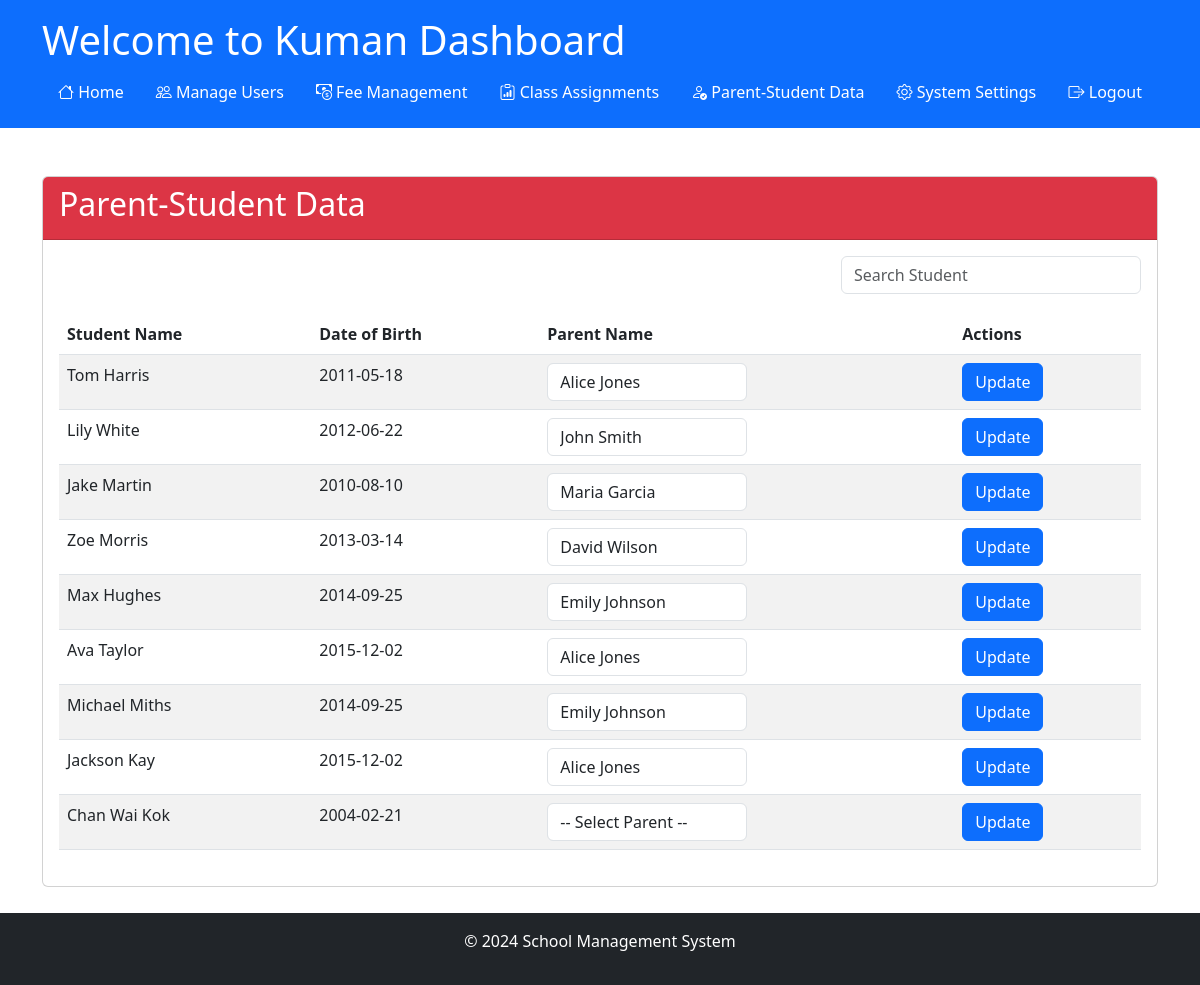
The page /admin/parent_student (signed in) on the database as committed earlier.
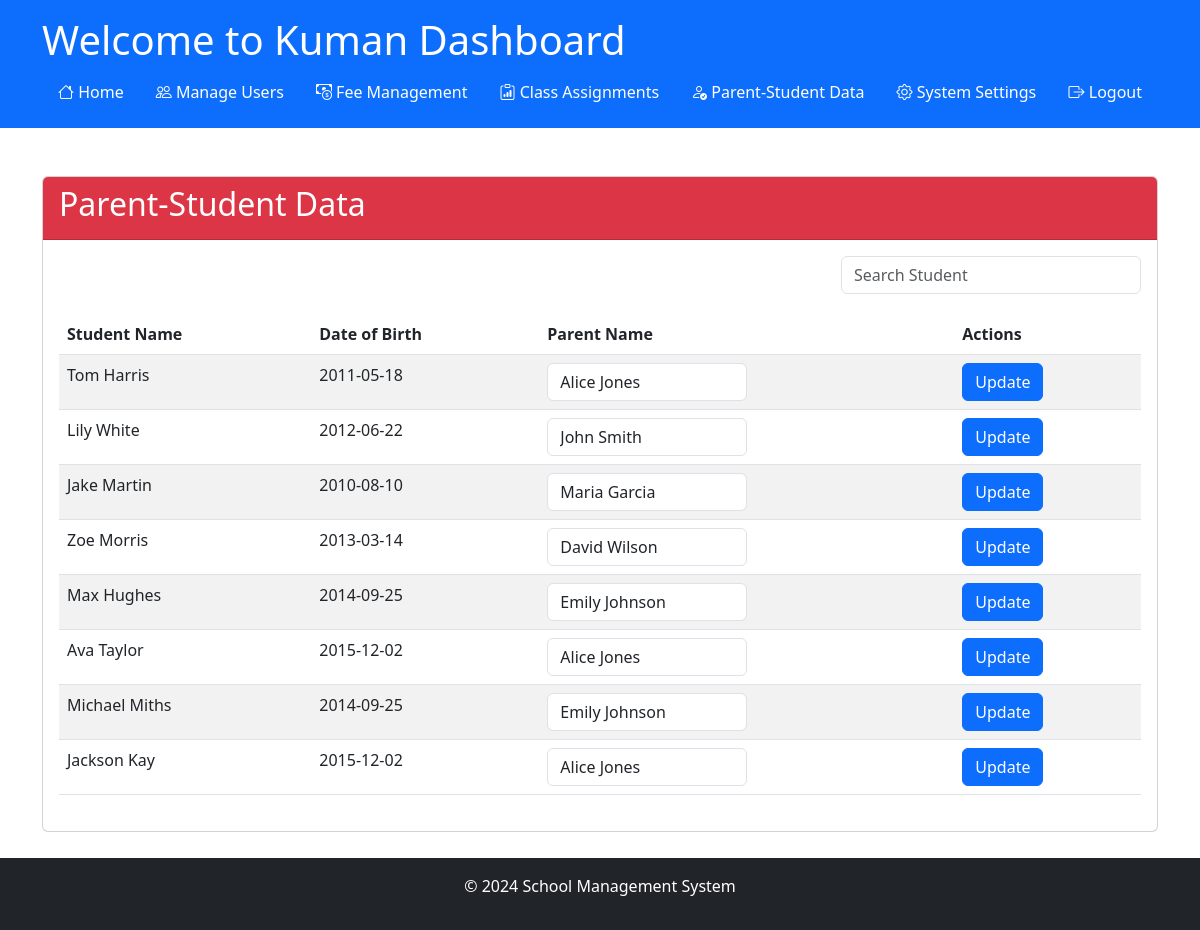
The same page on the database as committed later.
### app/models/models.py (models this page shows)
class User(UserMixin, db.Model):
    __tablename__ = 'User'
    id = db.Column('Id', db.String, primary_key=True, default=lambda: str(uuid.uuid4()))
    password = db.Column('Password', db.String, nullable=True)
    role_id = db.Column('RoleId', db.String, ForeignKey('Role.RoleId', ondelete='SET NULL'))
    email = db.Column('Email', db.String, nullable=False)
    first_name = db.Column('FirstName', db.String, nullable=False)
    last_name = db.Column('LastName', db.String, nullable=False)
    date_of_birth = db.Column('DateOfBirth', db.Date, nullable=False)
    role = relationship('Role', back_populates='users')
    parent_relations = relationship('ParentStudentRelation', back_populates='parent', foreign_keys='ParentStudentRelation.parent_id')
    student_relations = relationship('ParentStudentRelation', back_populates='student', foreign_keys='ParentStudentRelation.student_id')
    student_fees = relationship('StudentFeeAssignment', back_populates='student')
    class_assignments_teacher = relationship('ClassAssignment', back_populates='teacher', foreign_keys='ClassAssignment.teacher_id')
    class_assignments_student = relationship('ClassAssignment', back_populates='student', foreign_keys='ClassAssignment.student_id')
    messages_sent = relationship('Notification', back_populates='teacher', foreign_keys='Notification.teacher_id')
    messages_received = relationship('Notification', back_populates='student', foreign_keys='Notification.student_id')

### app/routes/admin/parent_student.py (the view, shortened to what this page needs)
@admin.route('/parent_student', methods=['GET', 'POST'])
@login_required
@role_required('1')  # Only accessible by Admin
def parent_student():
    parents = User.query.filter_by(role_id=3).all()  # Parents have role_id = 3
    students = User.query.filter_by(role_id=5).all()  # Students have role_id = 5
    parent_student_map = {
        relation.student_id: relation.parent_id
        for relation in ParentStudentRelation.query.all()
    }
    return render_template(
        'admin/parent_student.html',
        students=students,
        parents=parents,
        parent_student_map=parent_student_map,  # Provide the map for pre-selection
        app_name=app_name()
    )

### app/__init__.py (called while the page is built)
@login_manager.user_loader
def load_user(user_id):
    from .models.models import User
    return User.query.get(user_id)

### app/routes/routes.py (called while the page is built)
def app_name():
    app_name = "School Management System"
    with current_app.app_context():
        setting = Settings.query.filter_by(setting_key='school_name').first()
        if setting and setting.setting_value:
            app_name = setting.setting_value
    return app_name

def role_required(*roles):
    def decorator(f):
        @wraps(f)
        def decorated_function(*args, **kwargs):
            if not current_user.is_authenticated or current_user.role_id not in roles:
                abort(403)  # Forbidden access if role does not match
            return f(*args, **kwargs)
        return decorated_function
    return decorator

### app/templates/admin/parent_student.html (shortened to what this page needs)
{% extends "share/dashboard.html" %}
{% block card_header %}bg-danger{% endblock %}
{% block card_title %}Parent-Student Data{% endblock %}
{% block card_content %}
<div class="search-container">
    <input type="text" id="search-student" class="form-control" placeholder="Search Student" style="width: 300px;">
</div>
<form method="POST">
    <table class="table table-striped" id="student-table">
        <thead>
            <tr>
                <th>Student Name</th>
                <th>Date of Birth</th>
                <th>Parent Name</th>
                <th>Actions</th>
            </tr>
        </thead>
        <tbody>
            {% for student in students %}
                <tr>
                    <td class="student-name">{{ student.first_name }} {{ student.last_name }}</td>
                    <td>{{ student.date_of_birth.strftime('%Y-%m-%d') }}</td>
                    <td>
                        <select name="parent_id_{{ student.id }}" class="form-control parent-select">
                            <option value="">-- Select Parent --</option>
                            {% for parent in parents %}
                                <option value="{{ parent.id }}"
                                    {% if parent_student_map.get(student.id) == parent.id %}selected{% endif %}>
                                    {{ parent.first_name }} {{ parent.last_name }}
                                </option>
                            {% endfor %}
                        </select>
                    </td>
                    <td>
                        <button type="submit" name="update_{{ student.id }}" class="btn btn-primary">Update</button>
                    </td>
                </tr>
            {% endfor %}
        </tbody>
    </table>
</form>
{% endblock %}

Rows that differ between the two databases and show on the page:
removed User: first_name "Chan", last_name "Wai Kok", date_of_birth "2004-02-21"
